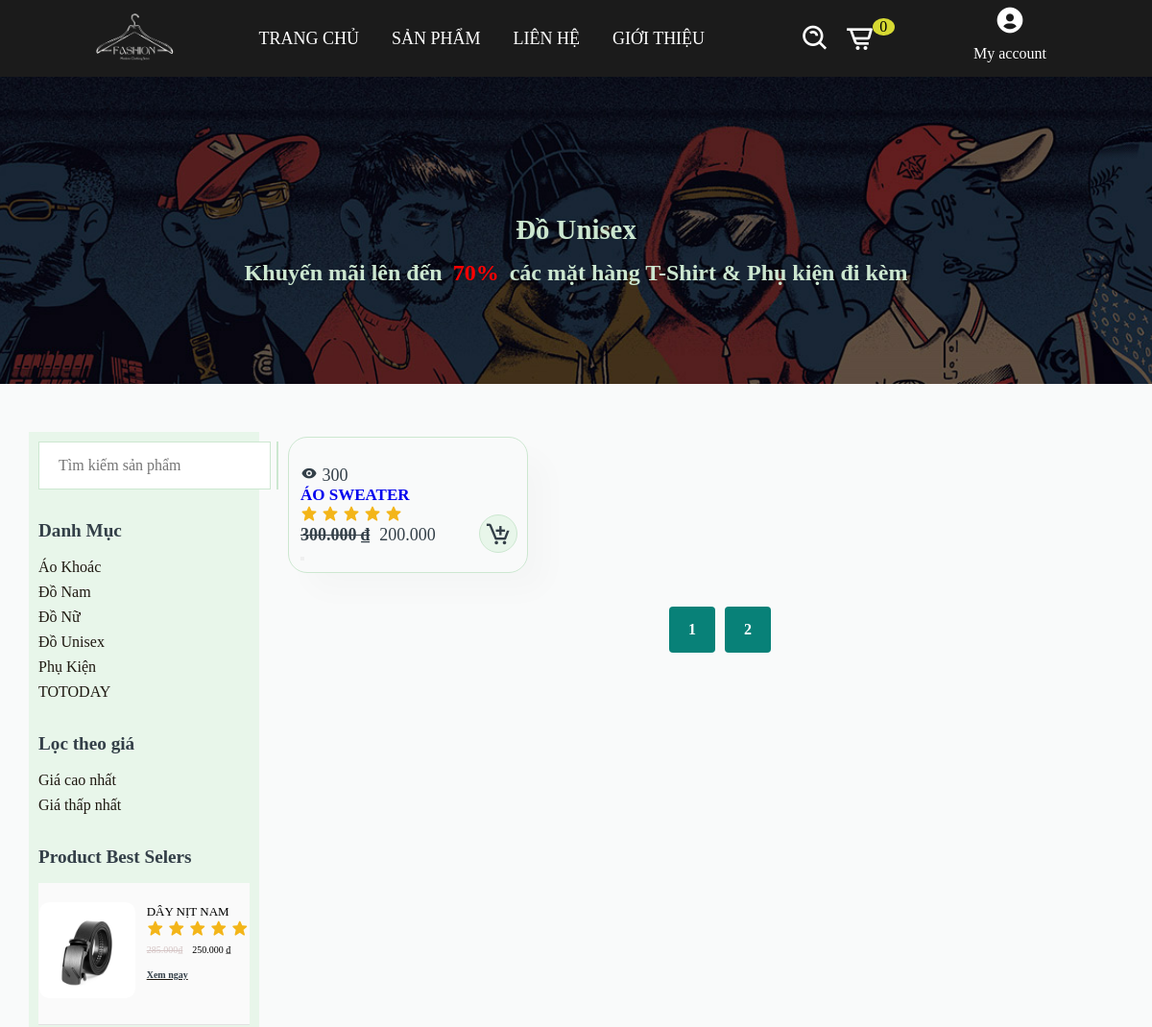
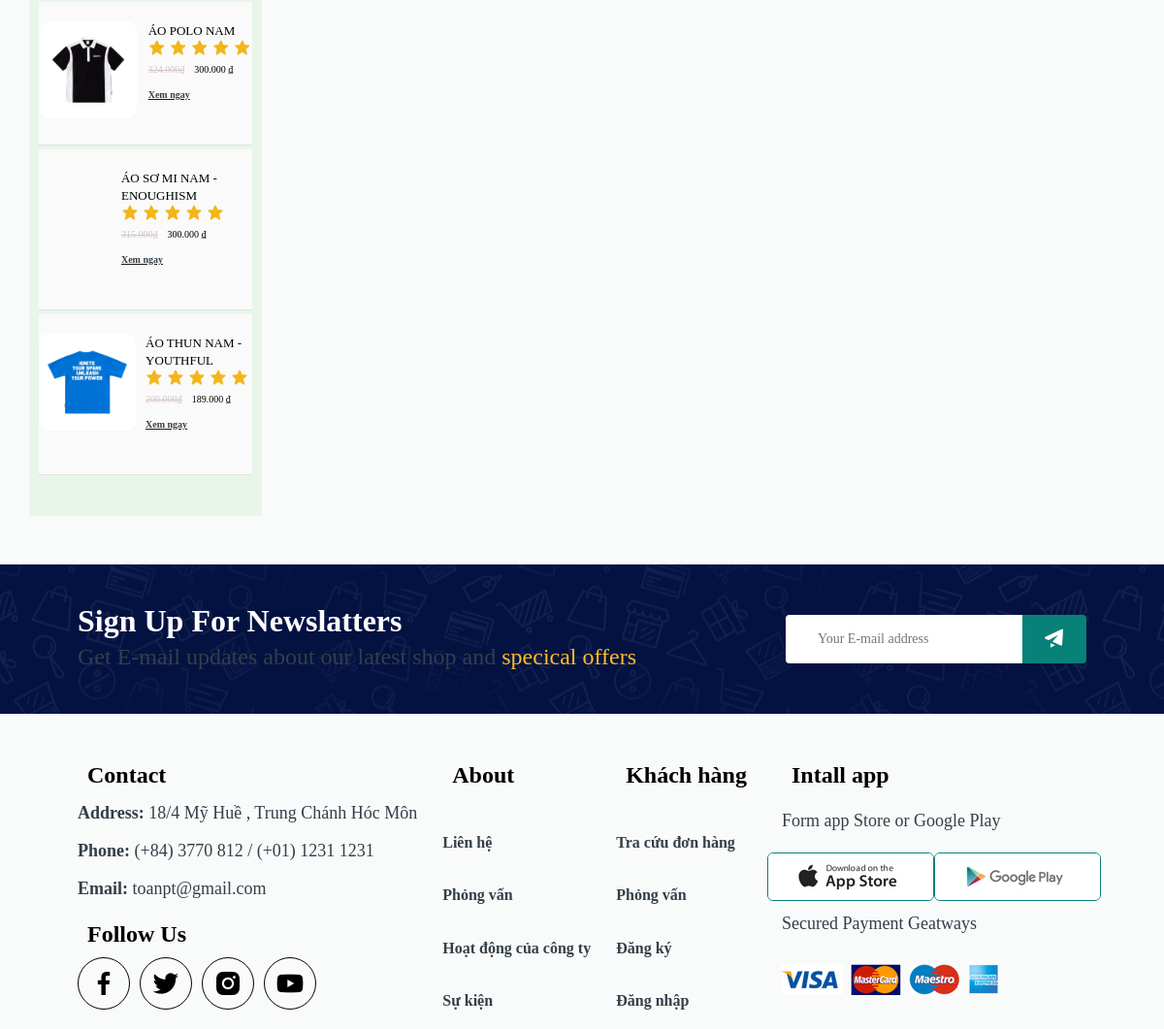
Page /index.php?page=sanpham&iddm=4 on the committed database (2 pictures, top to bottom).
### tables this page shows
CREATE TABLE `danhmuc` (
  `id` int(6) NOT NULL,
  `tendm` varchar(50) NOT NULL,
  `noidung` varchar(100) NOT NULL,
  `hinhanh` varchar(200) NOT NULL,
  `parent` int(6) NOT NULL,
  `hienthi` int(6) NOT NULL DEFAULT 0
);

CREATE TABLE `sanpham` (
  `id` int(6) NOT NULL,
  `tensp` varchar(100) NOT NULL,
  `hinhanh` varchar(200) NOT NULL,
  `variant` longtext NOT NULL,
  `giasp` float NOT NULL,
  `khuyenmai` int(6) NOT NULL,
  `view` int(10) NOT NULL,
  `trangthai` int(6) NOT NULL DEFAULT 0 COMMENT ' 0= sản phẩm thường ;\r\n1=best seler;\r\n 2=new  ;\r\n',
  `mota` varchar(300) NOT NULL,
  `size` varchar(10) NOT NULL COMMENT 'S,M,XL,XXL',
  `mausac` varchar(6) NOT NULL DEFAULT '0',
  `iddm` int(6) NOT NULL
);

### dao/pdo.php (called while the page is built, shortened)
<?php
function pdo_get_connection(){
    $dburl = "mysql:host=localhost;dbname=daaa;charset=utf8";
    $username = 'root';
    $password = '';
    $conn = new PDO($dburl, $username, $password);
    $conn->setAttribute(PDO::ATTR_ERRMODE, PDO::ERRMODE_EXCEPTION);
    return $conn;
}
function pdo_query($sql){
    $sql_args = array_slice(func_get_args(), 1);
    try{
        $conn = pdo_get_connection();
        $stmt = $conn->prepare($sql);
        $stmt->execute($sql_args);
        $rows = $stmt->fetchAll();
        return $rows;
    }
    catch(PDOException $e){
        throw $e;
    }
    finally{
        unset($conn);
    }
}
function pdo_query_value($sql) {
    $sql_args = array_slice(func_get_args(), 1);
    try {
        $conn = pdo_get_connection();
        $stmt = $conn->prepare($sql);
        $stmt->execute($sql_args);
        $value = $stmt->fetchColumn();
        return $value !== false ? $value : null;
    } catch (PDOException $e) {
        throw $e;
    } finally {
        unset($conn);
    }
}

### dao/danhmuc.php (called while the page is built, shortened)
<?php
    function showdm($limi){
        $sql ="SELECT * FROM danhmuc WHERE hienthi=6 limit ".$limi;
        return pdo_query($sql);
    }
    function get_namedm($id){
        $sql = "SELECT tendm FROM danhmuc WHERE id=? ";
        return pdo_query_value($sql,$id);
    }
    function showparent(){
        $sql ="SELECT * FROM danhmuc WHERE hienthi=6 AND id<>6 ";
        return pdo_query($sql);
    }
    function dm_all($showdm){
        $html_dm="";
        foreach ($showdm as $dm) {
            extract($dm);
            $html_dm.= '
            <a href="index.php?page=sanpham&iddm='.$id.'">
            <div class="img">
                <div class="list-shop">
                    <div class="icon-shop">
                        <img src="layout/img/fixed/'.$hinhanh.' "  alt="">
                        <p>'.$tendm.'</p>
                    </div>
                    <div class="name-sp">
                        <p>'.$noidung.'</p>
                    </div>
                </div>
            </div>
            </a>
            ';
          }
          return $html_dm;
    }
?>

### view/sanpham.php (the view, shortened to what this page needs)
<?php
  $html_dm= "";
    foreach ( $showdm  as $dm) {
      extract($dm);
      $html_dm .= '
      <li><a href="index.php?page=sanpham&iddm='.$id.'">'.$tendm.'</a></li>';
    }
  if($titlepage!= "") $title = $titlepage;
  else
        $title="#Siêu ưu đãi";
  $html_spbest = "";
  foreach ( $dssp_bestseler as $sp) {
    extract($sp);
    $sell_vnd = number_format($khuyenmai , 0, ',', '.');
    $giagoc_vnd = number_format($giasp , 0, ',', '.');
    $html_spbest .= '
                    <li>
                <img src="layout/img/product/'.$hinhanh.'" alt="">
                  <div class="info-bestseler">
                    <span>'.$tensp.'</span>
                    <div class="star">
                      <i class="bx bxs-star" ></i>
                      <i class="bx bxs-star" ></i>
                      <i class="bx bxs-star" ></i>
                      <i class="bx bxs-star" ></i>
                      <i class="bx bxs-star" ></i>
                    </div>
                    <span class="price">
                      <p class="sell">'.$giagoc_vnd.'₫</p>
                       <p>'.$sell_vnd.' ₫</p>
                    </span>
                    <a href="index.php?page=details&id='.$id.'">
                      <h2>Xem ngay </h2>
                    </a>
                  </div>
              </li>
    ';
  }
  $html_dssp= showsp($dssp);
?>
<section class="banner-prd" id="banner">
      <div class="bannersell">
        <h1><?=$title?></h1>
        <h2>Khuyến mãi lên đến <span>70% </span>các mặt hàng T-Shirt & Phụ kiện đi kèm</h2>
      </div>
    </section>
    <section class="section-product-flex" id="product1">
      <div id="ast-filter-wrap">
        <div class="ast-filter-box">
          <form action="index.php?page=sanpham" method="post">
            <div class="search-feild">
                <input type="text" name="search" placeholder="Tìm kiếm sản phẩm">
                <button type="submit" name="sub">
                </button>
            </div>
          <div id="block9">
            <h2>Danh Mục</h2>
            <ul>
              <?=$html_dm?>
            </ul>
          </div>
          <div id="block9">
            <h2>Lọc theo giá</h2>
            <ul>
              <li><a href="#">Giá cao nhất</a></li>
              <li><a href="#">Giá thấp nhất</a></li>
            </ul>
          </div>
          <div id="block9">
            <h2>Product Best Selers</h2>
            <ul class="pro-bestseler">
              <?=$html_spbest?>
            </ul>
          </div>
        </div>
      </div>
      <div class="form-pro" id="product-flex">
        <div class="pro-container gap-pro">
          <?=$html_dssp?>
        </div>
        <div id="pagination">
           <a href="">1</a>
           <a href="">2</a>
        </div>
      </div>
    </section>

### dao/product.php (shortened to what this page needs)
<?php
     function get_dssp($search,$iddm){
      $sql = "SELECT * FROM sanpham WHERE 1";
      if($iddm>0){
          $sql .=" AND iddm=".$iddm ;
      }
      $sql .= " ORDER BY view DESC limit 12";
      return pdo_query($sql);
    }
    function sp_bestseler($limi){
        $sql= "SELECT * FROM sanpham WHERE trangthai=1 AND view>1000 ORDER BY id DESC limit ".$limi;
        return pdo_query($sql);
    }
  function showsp($dssp){
    $html_dssp = "";
    foreach ($dssp as $sp) {
        extract($sp);
        $sell_vnd = number_format($khuyenmai , 0, ',', '.');
        $giagoc_vnd = number_format($giasp , 0, ',', '.');
        if($trangthai == 1){
            $best = '<img class="new" src="layout/img/product/iconbest.png" alt="">';
        } else if ($trangthai == 2 || $trangthai == 3) {
            $best = '<img class="new" src="layout/img/product/iconnew.png" alt="">';
        } else {
            $best = '';
        }
        if($khuyenmai > 0 && $giasp > 0){
            $sell = '<span>'.number_format($khuyenmai , 0, ',', '.').'</span>';
            $giagoc = '<h4 class="sell">'.$giagoc_vnd.' ₫</h4>';
        } else {
            $sell = "";
            $giagoc = '<h4>'.$giagoc_vnd.' ₫</h4>';
        }
        $html_dssp .= '
        <div class="pro">
            <a href="index.php?page=details&id='.$id.'">
                '.$best.'
                <img class="img" src="layout/img/product/'.$hinhanh.'" alt="">
                <div class="des">
                    <span><i class="bx bxs-show"></i> '.$view.'</span>
                    <h5>'.$tensp.'</h5>
                    <div class="star">
                        <i class="bx bxs-star"></i>
                        <i class="bx bxs-star"></i>
                        <i class="bx bxs-star"></i>
                        <i class="bx bxs-star"></i>
                        <i class="bx bxs-star"></i>
                    </div>
                    <span class="price">
                        '.$giagoc.'
                        '.$sell.'
                    </span>
                </div>
            </a>
            <form action="index.php?page=addcart" method="post"">
                <input type="hidden" name="id" value="'.$id.'">
                <input type="hidden" name="tensp" value="'.$tensp.'">
                <input type="hidden" name="hinhanh" value="'.$hinhanh.'">
                <input type="hidden" name="sell" value="'.$sell_vnd.'">
                <input type="hidden" name="giagoc" value="'.$giagoc_vnd.'">
                <input type="hidden" name="soluong" value="1">
                <button type="submit"  name="addcart">
                    <i class="bx bx-cart-add cart"></i>
                </button>
            </form>
        </div>';
    }
    return $html_dssp;
}
?>

### rows in the picture
danhmuc: tendm "Đồ Unisex"
danhmuc: tendm "Áo Khoác"
danhmuc: tendm "Đồ Nam"
danhmuc: tendm "Đồ Nữ"
danhmuc: tendm "Phụ Kiện"
danhmuc: tendm "TOTODAY"
sanpham: hinhanh (picture), tensp "DÂY NỊT NAM", giasp "285.000", khuyenmai "250.000"
sanpham: hinhanh (picture), tensp "ÁO POLO NAM", giasp "324.000", khuyenmai "300.000"
sanpham: tensp "ÁO SƠ MI NAM - ENOUGHISM", giasp "315.000", khuyenmai "300.000"
sanpham: hinhanh (picture), tensp "ÁO THUN NAM - YOUTHFUL", giasp "200.000", khuyenmai "189.000"
sanpham: view "300", tensp "ÁO SWEATER", giasp "300.000", khuyenmai "200.000"

### other values in the picture
$total_cart "0"
